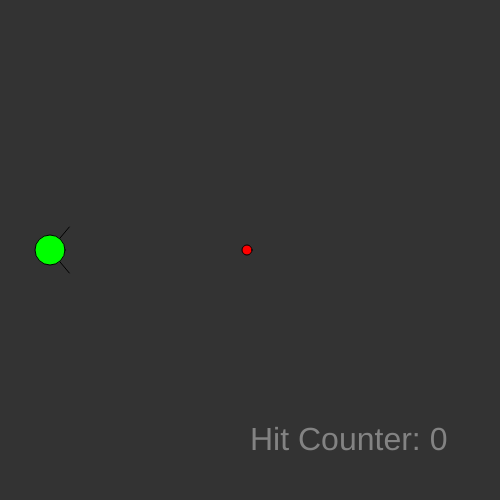
Frame 1 (no input)
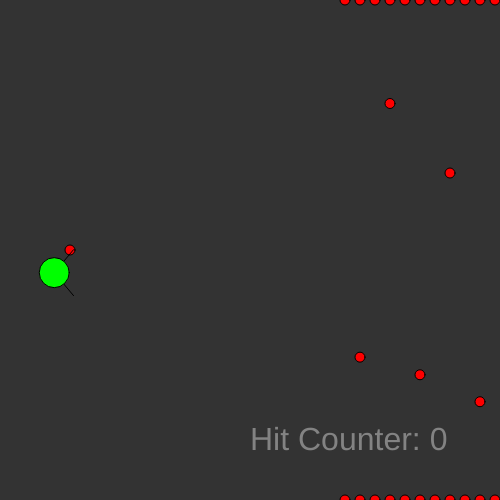
Frame 60 (no input)
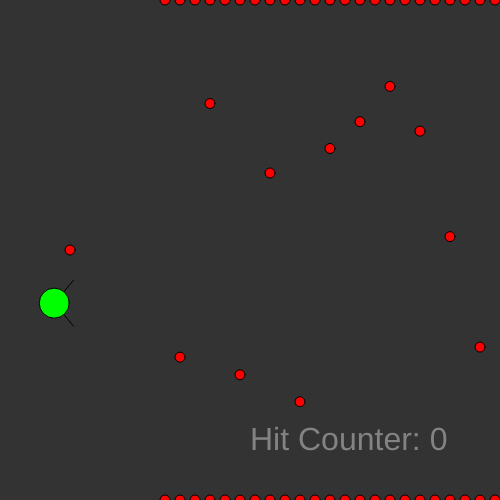
Frame 120 (the mouse pressed at the canvas centre since frame 60)

The p5.js sketch that drew these frames (run headless with seeded random() and noise() and a simulated clock; from frame 60 on, the mouse is pressed at the canvas centre):

// p5.js sketch
// ── sketch.js
var targets = [];
var vehicle;
var maxVel = 5;
var maxForce = 0.1;
var counter = 0;
var check;

function setup(){
    createCanvas(500, 500);

    targets.push(new Target(width / 2, height / 2));

    vehicle = new Vehicle(50, height / 2, targets);
}

function draw(){
    background(51);
    counter++;

    targets.forEach(target => {
      target.update();
      target.show();
    });

    vehicle.update();
    vehicle.show();

    if(counter % 10 == 0)
      targets.push(new Target(width + 10, random(height)));

    if(counter % 5 == 0){
      targets.push(new Target(width + 10, 0));
      targets.push(new Target(width + 10, height));
    }

    for(let i = targets.length - 1; i >= 0; i--){
      if(targets[i].pos.x < 0){
        targets.splice(i, 1);
      }
    }

    if(vehicle.edge.top){
      //targets.push(new Target(width + 10, vehicle.r));
    }

    if(vehicle.edge.bottom){
      //targets.push(new Target(width + 10, height - vehicle.r));
    }

    fill(255, 255, 255, 100);
    textSize(32);
    text("Hit Counter: " + Vehicle.hitCounter, 5 * width / 10, 9 * height / 10);
}

function mousePressed(){
  targets.push(new Target(mouseX, mouseY));
}

// ── target.js
function Target(x, y){
  this.pos = createVector(x, y);
  this.vel = createVector(-3, 0);

  this.update = function(){
    this.pos.add(this.vel);
  }

  this.show = function(){
    push();
    fill(255, 0, 0);
    ellipse(this.pos.x, this.pos.y, 10, 10);
    pop();
  }
}

// ── vehicle.js
function Vehicle(x, y, targets){
  this.pos = createVector(x, y);
  this.vel = createVector();
  this.acc = createVector();
  this.targets = targets;
  this.angle = 0; //angle of rotation of the vehicle
  this.view = PI / 1.8  /* PI / 1.5 */ ; //field of vision
  this.inside = false; //within the field of vision
  this.r = 15; //radius of the vehicle
  this.sight = 100; //How far ahead it sees
  this.curveSpeed = 3; //How fast it makes a curve
  this.edge = {
    top: false,
    bottom: false
  };

  Vehicle.hitCounter = 0;

  this.update = function(){
    this.walk(this.targets);
    this.detect();

    this.vel.add(this.acc);
    this.vel.limit(maxVel);

    this.pos.add(this.vel);

    this.acc.mult(0);
  }

  this.show = function(){
    push();
    if(this.inside)
      fill(0, 0, 255);
    else
      fill(0, 255, 0);

    ellipse(this.pos.x, this.pos.y, this.r * 2, this.r * 2);

    pop();
  }

  this.walk = function(){
    this.vel = createVector(1, 0);

    vehicle.edge.bottom = false;
    vehicle.edge.top = false;

    if(this.pos.y < 3 * this.r){
      this.edge.top = true;
    }

    if(this.pos.y > height - 3 * this.r){
      this.edge.bottom = true;
    }
  }


  this.detect = function(){
    let x = this.pos.x + 2 * this.r * cos(this.angle);
    let y = this.pos.y + 2 * this.r * sin(this.angle);

    this.angle = atan2(this.vel.y, this.vel.x);

    var vision = {
      leftX: this.pos.x + 2 * this.r * cos(this.angle - this.view / 2),
      leftY: this.pos.y + 2 * this.r * sin(this.angle - this.view / 2),
      rightX: this.pos.x + 2 * this.r * cos(this.angle + this.view / 2),
      rightY: this.pos.y + 2 * this.r * sin(this.angle + this.view / 2)
    }

    line(this.pos.x, this.pos.y, vision.leftX, vision.leftY);
    line(this.pos.x, this.pos.y, vision.rightX, vision.rightY);

    let closest = dist(this.targets[0].pos.x, this.targets[0].pos.y, this.pos.x, this.pos.y);
    let closestTarget = this.targets[0];

    for(let i = 0; i < this.targets.length; i++){
      let distance = dist(this.targets[i].pos.x, this.targets[i].pos.y, this.pos.x, this.pos.y);
      if(closest > distance && this.targets[i].pos.x > this.pos.x){
        closest = distance;
        closestTarget = this.targets[i];
      }

      if(closest < this.r)
        Vehicle.hitCounter++;
    }

    let vectA = p5.Vector.sub(createVector(closestTarget.pos.x, closestTarget.pos.y), this.pos);
    let vectB = this.vel;
    let theta = floor(Vehicle.angleBetween(vectA, vectB));
    let piTheta = map(theta, 0, 180, 0, PI);


    if(piTheta < (this.view / 2)){
      if(vectA.mag() < this.sight){
        this.inside = true;
        let newVel;

        if(closestTarget.pos.y > this.pos.y){ //below me
          newVel = p5.Vector.fromAngle(-piTheta);
        } else{
          newVel = p5.Vector.fromAngle(piTheta);
        }

        newVel.y = newVel.y / newVel.mag();
        newVel.y *= (this.curveSpeed / closest * this.sight);
        newVel.x = 0;

        this.vel = newVel;

        if(this.vel.x == 0 && this.vel.y == 0){
          this.vel = p5.Vector.random2D();
        }
      }
      else{
        this.vel = createVector(0, 0);
      }
    }else{
      this.inside = false;
      this.vel = createVector(0, 0);
    }
  }

  Vehicle.angleBetween = function(a, b){
    let dotProduct = a.x * b.x + a.y * b.y;
    let aMag = a.mag();
    let bMag = b.mag();
    let magProduct = aMag * bMag;
    let theta = acos(dotProduct / magProduct);
    return map(theta, 0, PI, 0, 180);
  }
}
